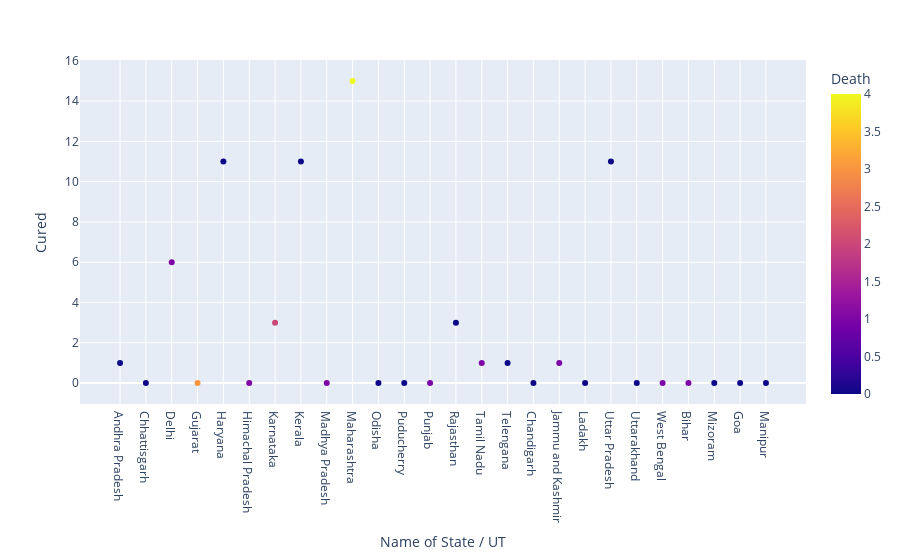

The notebook cell this image was saved under:
### Code cell
#using plotly crating scatter plot
px.scatter(df,x='Name of State / UT',y='Cured')

### Figure 1 — Plotly figure (JSON) as saved in the notebook; plotly's stock layout.template omitted (floating-point values rounded to 4 significant figures)
{"data": [{"hovertemplate": "Name of State / UT=%{x}<br>Cured=%{y}<br>Death=%{marker.color}<extra></extra>", "legendgroup": "", "marker": {"color": [0, 0, 1, 3, 0, 1, 2, 0, 1, 4, 0, 0, 1, 0, 1, 0, 0, 1, 0, 0, 0, 1, 1, 0, 0, 0], "coloraxis": "coloraxis", "symbol": "circle"}, "mode": "markers", "name": "", "orientation": "v", "showlegend": false, "type": "scatter", "x": ["Andhra Pradesh", "Chhattisgarh", "Delhi", "Gujarat", "Haryana", "Himachal Pradesh", "Karnataka", "Kerala", "Madhya Pradesh", "Maharashtra", "Odisha", "Puducherry", "Punjab", "Rajasthan", "Tamil Nadu", "Telengana", "Chandigarh", "Jammu and Kashmir", "Ladakh", "Uttar Pradesh", "Uttarakhand", "West Bengal", "Bihar", "Mizoram", "Goa", "Manipur"], "xaxis": "x", "y": [1, 0, 6, 0, 11, 0, 3, 11, 0, 15, 0, 0, 0, 3, 1, 1, 0, 1, 0, 11, 0, 0, 0, 0, 0, 0], "yaxis": "y"}], "layout": {"coloraxis": {"colorbar": {"title": {"text": "Death"}}, "colorscale": [[0, "#0d0887"], [0.1111, "#46039f"], [0.2222, "#7201a8"], [0.3333, "#9c179e"], [0.4444, "#bd3786"], [0.5556, "#d8576b"], [0.6667, "#ed7953"], [0.7778, "#fb9f3a"], [0.8889, "#fdca26"], [1, "#f0f921"]]}, "legend": {"tracegroupgap": 0}, "margin": {"t": 60}, "xaxis": {"anchor": "y", "domain": [0, 1], "title": {"text": "Name of State / UT"}}, "yaxis": {"anchor": "x", "domain": [0, 1], "title": {"text": "Cured"}}}}
